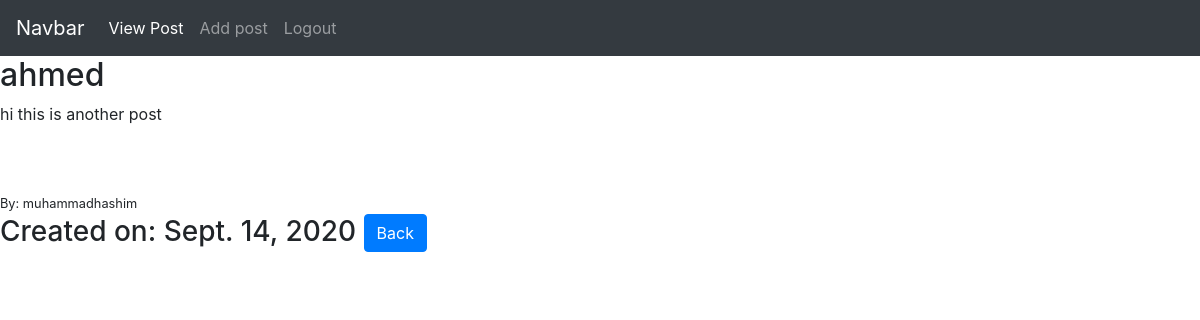
/article/1 (signed in), run on the app's committed database.
### theblog/models.py (models this page shows, shortened)
class Post (models.Model):
	title = models.CharField(max_length=255)
	author = models.ForeignKey(User, on_delete=models.CASCADE)
	body = models.TextField()
	date_field = models.DateField(auto_now_add=True)

### theblog/views.py (the view)
# urls.py: path('article/<int:pk>', Detailview.as_view(), name="article"),
class  Detailview(DetailView):
	model = Post
	template_name ="article-detail.html"

### theblog/templates/article-detail.html (shortened to what this page needs)
{% extends 'base.html' %}
{% block content %}
{% if user.is_authenticated %}
    <h2>{{post.title}}</h2>
    <p>{{post.body}}</p><br><br>
    <small>By: {{post.author}}</small>
    <h3>Created on: {{post.date_field}}
    <a href="{% url 'post' %}" class="btn btn-primary">Back</a>
{% else %}
    <h2>hey login please first</h2>
{% endif %}
{% endblock %}

### data on the page
Post: title "ahmed", body "hi this is another post", author "muhammadhashim", date_field "Sept. 14, 2020"
